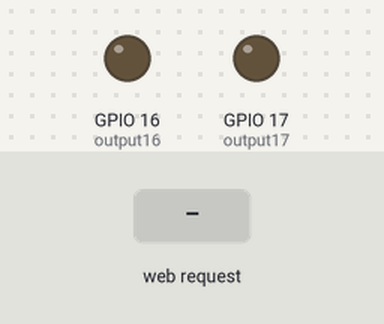
Simulated run of this sketch. Board: ESP32. On the bench: output pins drawn as LEDs (lit = HIGH). The test bench sets the inputs (shaded band). WiFi joins after 1.5 s; servers stay silent unless stated; the local clock reads 2024-03-15 10:24:30 at power-on unless the sketch sets it; what the sketch prints to the serial monitor is not drawn.

Above: at 2.7 s.
2.8 s: HTTP request GET /16/on received
At 4.0 s:
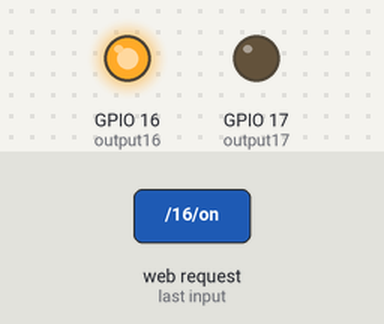
4.3 s: HTTP request GET /17/on received
At 5.4 s:
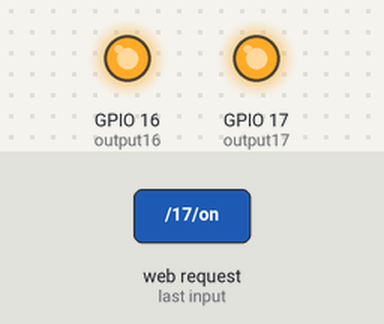
5.8 s: HTTP request GET /16/off received
At 6.5 s:
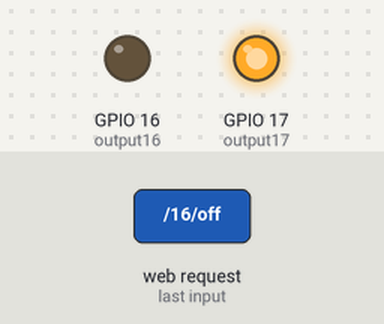
7.3 s: HTTP request GET /17/off received
At 7.6 s:
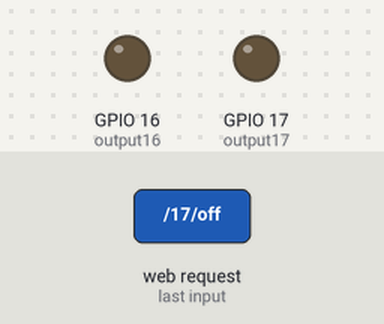
Timing chart, 0 to 9.8 s (numbered marks = the images above; inputs shaded):
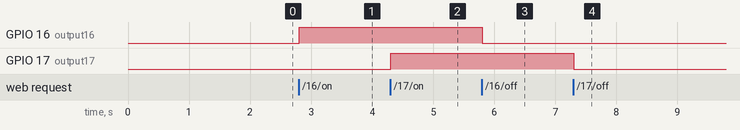

Measured:
- after the input at 2.8 s, GPIO 16 (output16): LOW → HIGH at once
- after the input at 4.3 s, GPIO 17 (output17): LOW → HIGH at once
- after the input at 5.8 s, GPIO 16 (output16): HIGH → LOW at once
- after the input at 7.3 s, GPIO 17 (output17): HIGH → LOW at once

The sketch:

task07-a.ino
```cpp
// IoT07-1 ESP32 WebServer
#define SWAP 0 // sw access point
// Load Wi-Fi library
#include <WiFi.h>
#include "time.h"
// Replace with your network credentials
#if SWAP
const char* ssid = "ESP32-AP05";
const char* password = "123456789"; // password should be long!!
#else
//const char* ssid = "iptime2024";
//const char* password = "asdf1234";
//const char* ssid = "KAU-Guest";
//const char* password = "";
const char* ssid = "hotspot";
const char* password = "asdf1234";
const char* ntpServer = "pool.ntp.org";
const long gmtOffset_sec = 3600*9; // 3600
const int daylightOffset_sec = 0; // 3600

#endif
// Set web server port number to 80
WiFiServer server(80);

void printLocalTime()
{
struct tm timeinfo;
if(!getLocalTime(&timeinfo)){
Serial.println("Failed to obtain time");
return;
}
Serial.println(&timeinfo, "%A, %B %d %Y %H:%M:%S");
Serial.println("Year: " + String(timeinfo.tm_year+1900) + ", Month: " + String(timeinfo.tm_mon+1));
}


// Variable to store the HTTP request
String header;
// Auxiliar variables to store the current output state
String output16State = "off";
String output17State = "off";
// Assign output variables to GPIO pins
const int output16 = 16;
const int output17 = 17;
// Current time
unsigned long currentTime = millis();
// Previous time
unsigned long previousTime = 0;
// Define timeout time in milliseconds (example: 2000ms = 2s)
const long timeoutTime = 2000;


void setup() {
  int flag = 1;
Serial.begin(115200);
// Initialize the output variables as outputs
pinMode(output16, OUTPUT);
pinMode(output17, OUTPUT);
// Set outputs to LOW
digitalWrite(output16, LOW);
digitalWrite(output17, LOW);
#if SWAP
WiFi.softAP(ssid, password);
IPAddress IP = WiFi.softAPIP();
Serial.print("AP IP address: ");
Serial.println(IP);
#else
// Connect to Wi-Fi network with SSID and password
Serial.print("Connecting to ");
Serial.println(ssid);
WiFi.mode(WIFI_STA);
WiFi.begin(ssid, password);
while (WiFi.status() != WL_CONNECTED) {
delay(500);
Serial.print(".");
configTime(gmtOffset_sec, daylightOffset_sec, ntpServer);
struct tm timeinfo;
}
// Print local IP address and start web server
Serial.println("");
Serial.println("WiFi connected.");
Serial.println("IP address: ");
Serial.println(WiFi.localIP());
#endif
server.begin();
}

void loop(){
WiFiClient client = server.available(); // Listen for incoming clients
if (client) { // If a new client connects,
currentTime = millis();
previousTime = currentTime;
Serial.println("New Client."); // print a message out in the serial port
String currentLine = ""; // make a String to hold incoming data from the client
while (client.connected() && currentTime - previousTime <= timeoutTime) { // loop while the client's connected
currentTime = millis();
if (client.available()) { // if there's bytes to read from the client,
char c = client.read(); // read a byte, then
Serial.write(c); // print it out the serial monitor
header += c;
if (c == '\n') { // if the byte is a newline character
// if the current line is blank, you got two newline characters in a row.
// that's the end of the client HTTP request, so send a response:
if (currentLine.length() == 0) {
// HTTP headers always start with a response code (e.g. HTTP/1.1 200 OK)
// and a content-type so the client knows what's coming, then a blank line:
client.println("HTTP/1.1 200 OK");
client.println("Content-type:text/html");
client.println("Connection: close");
client.println();
// turns the GPIOs on and off
if (header.indexOf("GET /16/on") >= 0) {
Serial.println("GPIO 16 on");
output16State = "on";
digitalWrite(output16, HIGH);
} else if (header.indexOf("GET /16/off") >= 0) {
Serial.println("GPIO 16 off");
output16State = "off";
digitalWrite(output16, LOW);
} else if (header.indexOf("GET /17/on") >= 0) {
Serial.println("GPIO 17 on");
output17State = "on";
digitalWrite(output17, HIGH);
} else if (header.indexOf("GET /17/off") >= 0) {
Serial.println("GPIO 17 off");
output17State = "off";
digitalWrite(output17, LOW);
}
// Display the HTML web page
client.println("<!DOCTYPE html><html>");
client.println("<head><meta name=\"viewport\" content=\"width=device-width, initial-scale=1\">");
client.println("<link rel=\"icon\" href=\"data:,\">");
// CSS to style the on/off buttons
// Feel free to change the background-color and font-size attributes to fit your preferences
client.println("<style>html { font-family: Helvetica; display: inline-block; margin: 0px auto; text-align: center;}");
client.println(".button { background-color: #4CAF50;border: none; color: white; padding: 16px 40px;");
client.println("text-decoration: none; font-size: 30px; margin: 2px; cursor: pointer;}");
client.println(".button2 {background-color: #555555;}</style></head>");
// Web Page Heading
client.println("<body><h1>ESP32 Web Server</h1>");
// Display current state, and ON/OFF buttons for GPIO 16
client.println("<p>GPIO 16 - State " + output16State + "</p>");
// If the output16State is off, it displays the ON button
if (output16State=="off") {
client.println("<p><a href=\"/16/on\"><button class=\"button\">ON</button></a></p>");
} else {
client.println("<p><a href=\"/16/off\"><button class=\"button button2\">OFF</button></a></p>");
}
// Display current state, and ON/OFF buttons for GPIO 17
client.println("<p>GPIO 17 - State " + output17State + "</p>");
// If the output17State is off, it displays the ON button
if (output17State=="off") {
client.println("<p><a href=\"/17/on\"><button class=\"button\">ON</button></a></p>");
} else {
client.println("<p><a href=\"/17/off\"><button class=\"button button2\">OFF</button></a></p>");
}


configTime(gmtOffset_sec, daylightOffset_sec, ntpServer);
//printLocalTime();
struct tm timeinfo;
if(!getLocalTime(&timeinfo)){
Serial.println("Failed to obtain time");
return;
}
client.println("<script>var totalTime="+String(timeinfo.tm_hour*3600+timeinfo.tm_min*60+timeinfo.tm_sec)+
          "; setInterval(function(){totalTime++; document.getElementById('timer').innerHTML='NowTime: '+Math.floor(totalTime/3600) + ':' + Math.floor(totalTime%3600/60) + ':' + totalTime%3600%60;}, 1000);function tim(){var tt = document.getElementById('submit').value; setInterval(function(){console.log(\"hw\");alert(tt);},3000);}</script>");
  client.println(&timeinfo, "<h2 id='timer'>NowTime: %H:%M:%S</h2>");
  client.println("Year: "+String(timeinfo.tm_year+1900)+", Month: " + String(timeinfo.tm_mon+1));

client.println("<form onSubmit = \"tim();\"action = \"/input\">");
client.println("<label for = \"ti\"> alert: </label>");
client.println("<input type = \"text\" id = \"submit\" name = \"alert\">  ");
client.println("<input type = \"submit\"  value = \"submit\"> </form> ");
client.println("</body></html>");
// The HTTP response ends with another blank line
client.println();
// Break out of the while loop
break;
} //** if (currentLine.length() == 0) {
else { // if you got a newline, thens clear currentLine
currentLine = "";
}
} //** if (c == '\n') {
else if (c != '\r') { // if you got anything else but a carriage return character,
currentLine += c; // add it to the end of the currentLine
}
} //* if (client.available()) {
} //** while
// Clear the header variable
header = "";
// Close the connection
//client.stop();
delay(1000);
Serial.println("Client disconnected.");
Serial.println("");
} //** if (client) {
} //** loop() {
```
